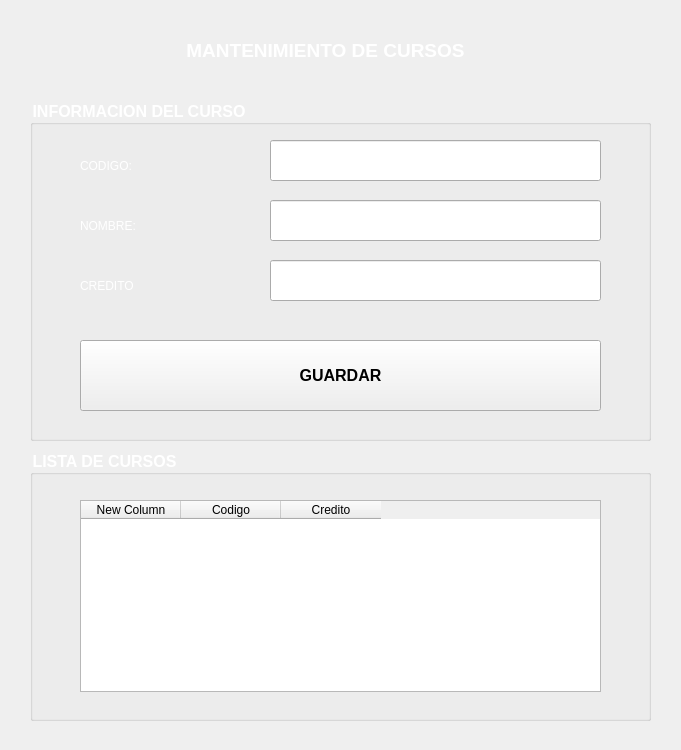
<?xml version="1.0" encoding="UTF-8"?>
<ui version="4.0">
 <class>MainWindow</class>
 <widget class="QMainWindow" name="MainWindow">
  <property name="geometry">
   <rect>
    <x>0</x>
    <y>0</y>
    <width>681</width>
    <height>750</height>
   </rect>
  </property>
  <property name="windowTitle">
   <string>MainWindow</string>
  </property>
  <widget class="QWidget" name="centralwidget">
   <widget class="QLabel" name="label">
    <property name="geometry">
     <rect>
      <x>30</x>
      <y>20</y>
      <width>591</width>
      <height>61</height>
     </rect>
    </property>
    <property name="font">
     <font>
      <pointsize>14</pointsize>
      <weight>75</weight>
      <bold>true</bold>
     </font>
    </property>
    <property name="styleSheet">
     <string notr="true">color: rgb(255, 255, 255);</string>
    </property>
    <property name="text">
     <string>MANTENIMIENTO DE CURSOS</string>
    </property>
    <property name="alignment">
     <set>Qt::AlignCenter</set>
    </property>
   </widget>
   <widget class="QGroupBox" name="groupBox">
    <property name="geometry">
     <rect>
      <x>30</x>
      <y>100</y>
      <width>621</width>
      <height>341</height>
     </rect>
    </property>
    <property name="font">
     <font>
      <pointsize>12</pointsize>
      <weight>75</weight>
      <bold>true</bold>
     </font>
    </property>
    <property name="styleSheet">
     <string notr="true">color: rgb(255, 255, 255);</string>
    </property>
    <property name="title">
     <string>INFORMACION DEL CURSO</string>
    </property>
    <widget class="QLabel" name="label_2">
     <property name="geometry">
      <rect>
       <x>50</x>
       <y>50</y>
       <width>141</width>
       <height>31</height>
      </rect>
     </property>
     <property name="text">
      <string>CODIGO:</string>
     </property>
    </widget>
    <widget class="QLineEdit" name="txtcodigo">
     <property name="geometry">
      <rect>
       <x>240</x>
       <y>40</y>
       <width>331</width>
       <height>41</height>
      </rect>
     </property>
    </widget>
    <widget class="QLabel" name="label_3">
     <property name="geometry">
      <rect>
       <x>50</x>
       <y>110</y>
       <width>141</width>
       <height>31</height>
      </rect>
     </property>
     <property name="text">
      <string>NOMBRE:</string>
     </property>
    </widget>
    <widget class="QLabel" name="label_4">
     <property name="geometry">
      <rect>
       <x>50</x>
       <y>170</y>
       <width>141</width>
       <height>31</height>
      </rect>
     </property>
     <property name="text">
      <string>CREDITO</string>
     </property>
    </widget>
    <widget class="QLineEdit" name="txtcredito">
     <property name="geometry">
      <rect>
       <x>240</x>
       <y>160</y>
       <width>331</width>
       <height>41</height>
      </rect>
     </property>
    </widget>
    <widget class="QLineEdit" name="txtnombre">
     <property name="geometry">
      <rect>
       <x>240</x>
       <y>100</y>
       <width>331</width>
       <height>41</height>
      </rect>
     </property>
    </widget>
    <widget class="QPushButton" name="btnguardar">
     <property name="geometry">
      <rect>
       <x>50</x>
       <y>240</y>
       <width>521</width>
       <height>71</height>
      </rect>
     </property>
     <property name="font">
      <font>
       <pointsize>12</pointsize>
       <weight>75</weight>
       <bold>true</bold>
      </font>
     </property>
     <property name="styleSheet">
      <string notr="true">color: rgb(0, 0, 0);</string>
     </property>
     <property name="text">
      <string>GUARDAR</string>
     </property>
    </widget>
   </widget>
   <widget class="QGroupBox" name="groupBox_2">
    <property name="geometry">
     <rect>
      <x>30</x>
      <y>450</y>
      <width>621</width>
      <height>271</height>
     </rect>
    </property>
    <property name="font">
     <font>
      <pointsize>12</pointsize>
      <weight>75</weight>
      <bold>true</bold>
     </font>
    </property>
    <property name="styleSheet">
     <string notr="true">color: rgb(255, 255, 255);</string>
    </property>
    <property name="title">
     <string>LISTA DE CURSOS</string>
    </property>
    <widget class="QTableWidget" name="btlcursos">
     <property name="geometry">
      <rect>
       <x>50</x>
       <y>50</y>
       <width>521</width>
       <height>192</height>
      </rect>
     </property>
     <property name="font">
      <font>
       <pointsize>12</pointsize>
       <weight>75</weight>
       <bold>true</bold>
      </font>
     </property>
     <property name="styleSheet">
      <string notr="true">color: rgb(0, 0, 0);</string>
     </property>
     <column>
      <property name="text">
       <string>New Column</string>
      </property>
     </column>
     <column>
      <property name="text">
       <string>Codigo</string>
      </property>
     </column>
     <column>
      <property name="text">
       <string>Credito</string>
      </property>
     </column>
    </widget>
   </widget>
   <widget class="QLabel" name="label_5">
    <property name="geometry">
     <rect>
      <x>0</x>
      <y>0</y>
      <width>681</width>
      <height>751</height>
     </rect>
    </property>
    <property name="text">
     <string/>
    </property>
    <property name="pixmap">
     <pixmap>../../../../../Downloads/wallpapersden.com_starry-landscape-4k-cool-blue-moon_3840x2160.jpg</pixmap>
    </property>
    <property name="scaledContents">
     <bool>true</bool>
    </property>
   </widget>
   <zorder>label_5</zorder>
   <zorder>label</zorder>
   <zorder>groupBox</zorder>
   <zorder>groupBox_2</zorder>
  </widget>
 </widget>
 <resources/>
 <connections/>
</ui>
